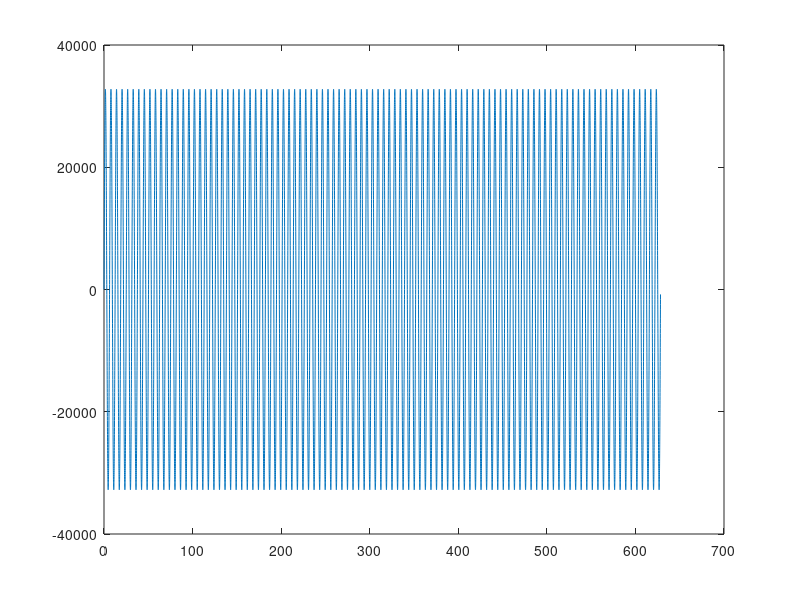

The MATLAB source for this figure:
% Params
n = 15; % Number of bits
M = 64; % Number of samples in 1/4 of the period
N_T = 100; % Number of periods
Fc = 50000000; % Carrier frequency
Fs = Fc * M * 4; % Sampling frequency
% Generate the signal
delta_x = (2 * pi / (4 * M)); % Delta x
x = 0:delta_x:2 * pi * 100 - delta_x; % x values
signal = (2 ^ n - 1) * sin(x);

% Quantify the signal
quantified = fix(signal);

base_sig = randi([0, 1], 1, 1000);

base_sig = (base_sig - 0.5) * 2;

figure(1);
plot(x, quantified);
